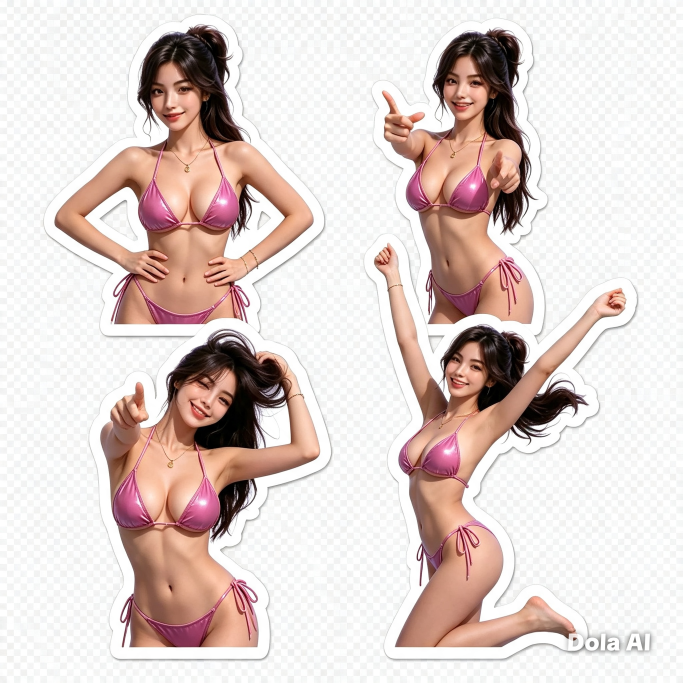
#> input picture app/src/main/assets/poses/stickers/1787663609455.png, 2048 x 2048 px (shown at 1/3 size)
$ python process_uploaded_stickers.py
#> lines starting #> are read from the running program, lines starting #| are printed output that depends on the picture; after the words box and inside, x2 and y2 are one past the last pixel; in counts of white or black regions, pixels touching at a corner belong together
#!/usr/bin/env python3
"""Process the user-uploaded single-character sticker PNGs.

Each uploaded file is a 2048x2048 RGB image of ONE pose on a solid background.
This script:
  1. Estimates the background colour as the median of all border pixels.
  2. Builds a foreground mask (RGB distance from bg > threshold).
  3. Keeps the largest connected component and fills interior holes.
  4. Feathers alpha slightly, tight-crops with padding.
  5. Resizes so the longest side is <= 512 px (sticker display size).
  6. Saves as app/src/main/assets/poses/stickers/pose_NNN.webp continuing from
     the highest existing pose number, and deletes the source PNG.

Requires: pillow, numpy, scipy.
"""
import glob
import os
import re

import numpy as np
from PIL import Image
from scipy import ndimage

STICKER_DIR = os.path.join(
    os.path.dirname(__file__), "..", "app", "src", "main", "assets", "poses", "stickers"
)
DIST_THRESHOLD = 45
PAD = 8
MAX_SIDE = 512


def next_pose_number(directory: str) -> int:
    highest = 0
    for f in os.listdir(directory):
        m = re.match(r"^pose_(\d+)\.webp$", f)
        if m:
            highest = max(highest, int(m.group(1)))
    return highest + 1


def process(path: str) -> np.ndarray:
    im = Image.open(path).convert("RGBA")
    rgba = np.asarray(im)
    rgb = rgba[..., :3].astype(np.int16)

    # 1) Background colour = median of border pixels
    border = np.concatenate([rgb[0, :, :], rgb[-1, :, :], rgb[:, 0], rgb[:, -1]])
    bg = np.median(border, axis=0)
#> bg = [249, 250, 250]

    # 2) Foreground mask
    dist = np.sqrt(((rgb - bg) ** 2).sum(axis=-1))
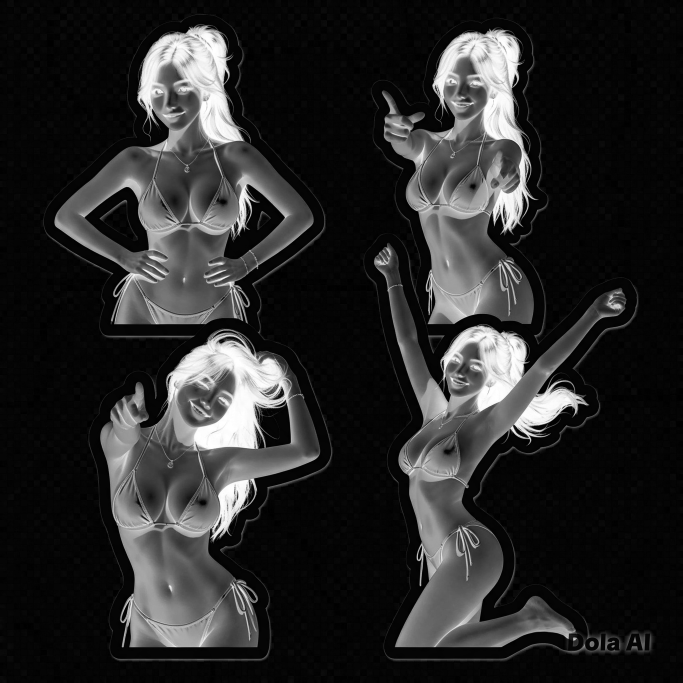
#> dist: shape (2048, 2048) float64 (shown at 1/3 size); min 0, max 432.4, mean 72.2; drawn with min black and max white
    fg = dist > DIST_THRESHOLD
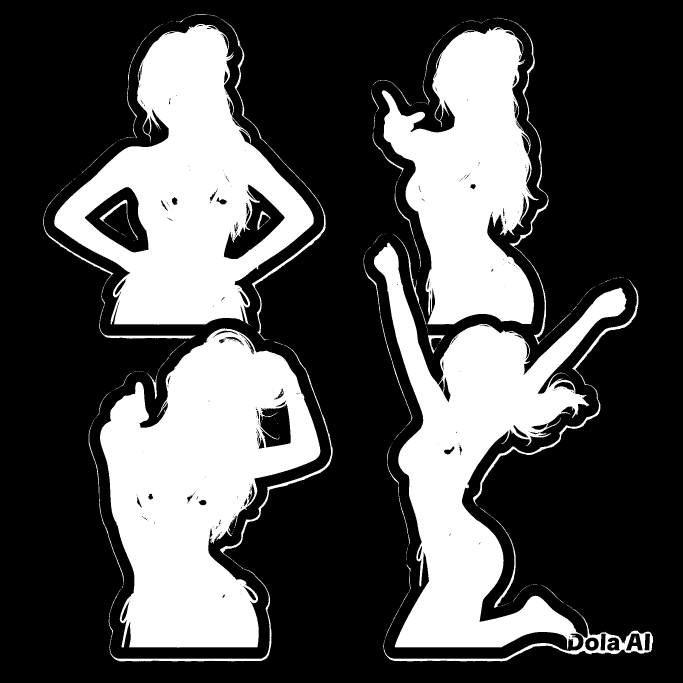
#> fg: shape (2048, 2048) bool (shown at 1/3 size); 31.4% white; 323 white regions (251 under 20 px), largest, box (x1, y1, x2, y2) and area: (300, 985, 961, 1943) 369233, (163, 72, 941, 975) 331013, (1122, 728, 1959, 1984) 323665

    # 3) Largest connected component only
    lab, n = ndimage.label(fg)
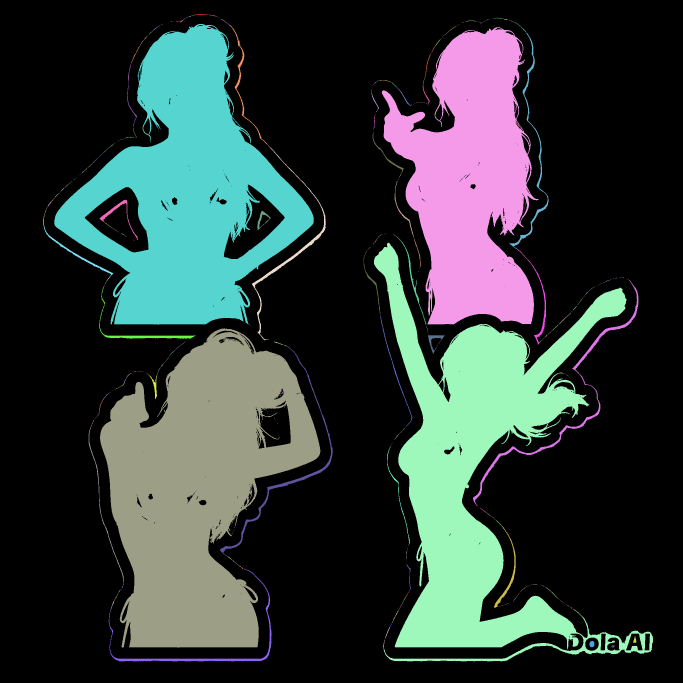
#> lab: shape (2048, 2048) int32 (shown at 1/3 size); 786 distinct labels, from 0 to 785; one colour per label, 0 black
#> n = 785
    if n > 1:
        sizes = ndimage.sum(fg, lab, range(1, n + 1))
#> sizes = 785 values, max 369165 at index 431, min 1 at index 14, mean 1679.1
        fg = lab == (int(sizes.argmax()) + 1)
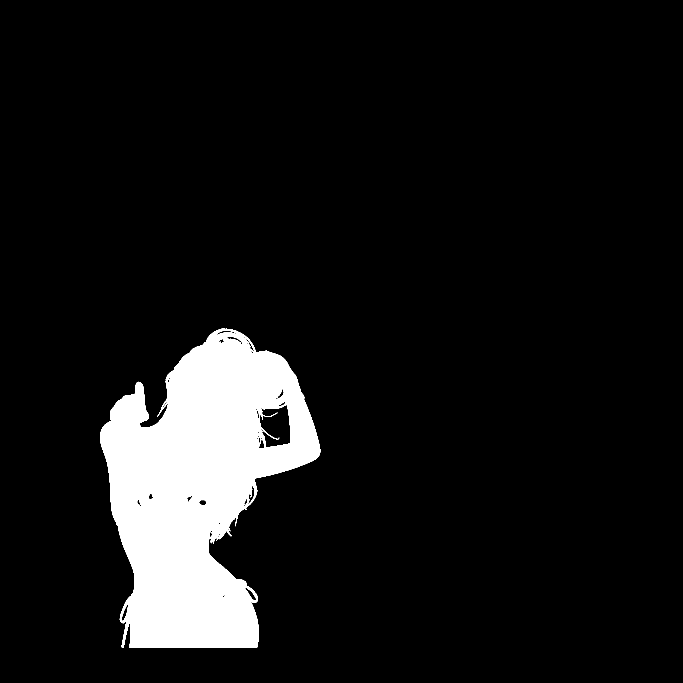
#> fg: shape (2048, 2048) bool (shown at 1/3 size); 8.8% white; 1 white region, box (x1, y1, x2, y2) and area: (300, 985, 961, 1943) 369165

    # 4) Fill interior holes
    fg = ndimage.binary_fill_holes(fg)
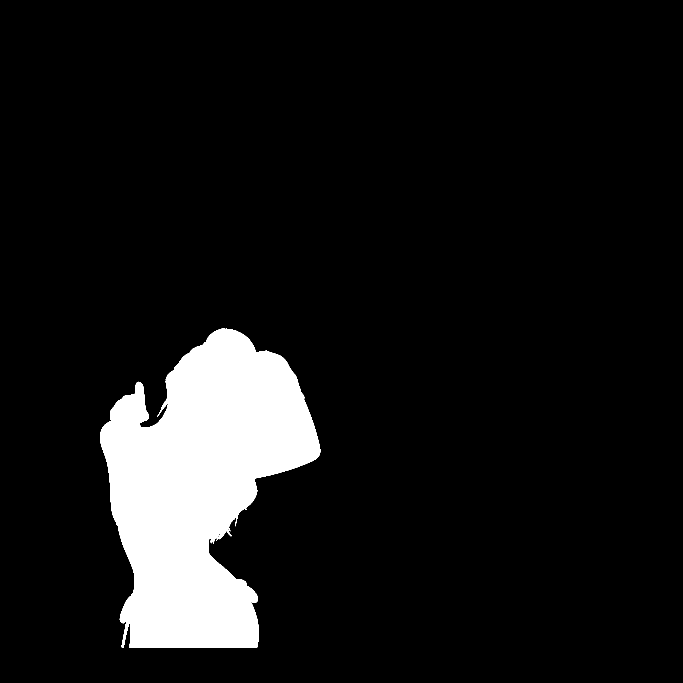
#> fg: shape (2048, 2048) bool (shown at 1/3 size); 9.1% white; 1 white region, box (x1, y1, x2, y2) and area: (300, 985, 961, 1943) 383090

    # 5) Feathered alpha
    alpha = ndimage.gaussian_filter(fg.astype(float), sigma=1.2)
    alpha = np.clip(alpha * 255, 0, 255).astype(np.uint8)

    ys, xs = np.where(alpha > 8)
    top, bottom = max(ys.min() - PAD, 0), min(ys.max() + PAD + 1, fg.shape[0])
#> top = 975; bottom = 1953
    left, right = max(xs.min() - PAD, 0), min(xs.max() + PAD + 1, fg.shape[1])
#> left = 290; right = 971

    out = np.dstack([rgba[..., :3].astype(np.uint8), alpha])[top:bottom, left:right]
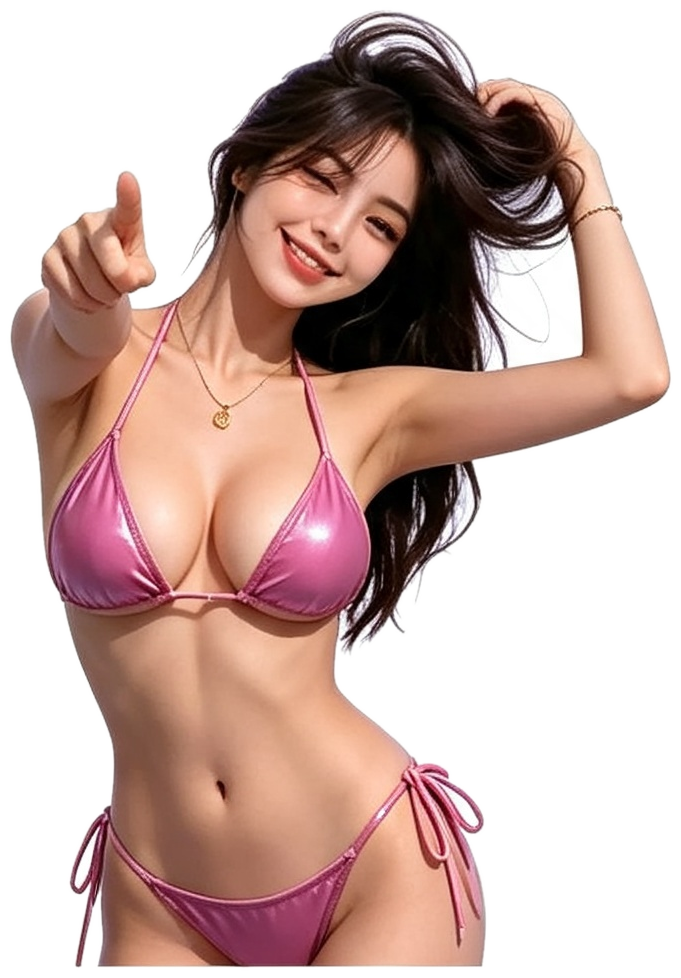
#> out: shape (978, 681, 4); mean R, G, B, A 200.8, 173.6, 167, 146.6; transparent parts drawn white

    # Resize so longest side <= MAX_SIDE
    h, w = out.shape[:2]
#> h = 978; w = 681
    scale = min(1.0, MAX_SIDE / max(h, w))
#> scale = 0.524
    if scale < 1.0:
        new_size = (max(1, int(w * scale)), max(1, int(h * scale)))
#> new_size = (356, 512)
        out = np.asarray(
            Image.fromarray(out, "RGBA").resize(new_size, Image.LANCZOS)
        )
#> out: shape (512, 356, 4)
    return out


def main():
    d = os.path.abspath(STICKER_DIR)
    pngs = sorted(glob.glob(os.path.join(d, "*.png")))
    print(f"found {len(pngs)} uploaded PNGs")
    num = next_pose_number(d)
    for p in pngs:
        try:
            arr = process(p)
        except Exception as e:
            print(f"  FAILED {os.path.basename(p)}: {e}")
            continue
        out_path = os.path.join(d, f"pose_{num:03d}.webp")
        Image.fromarray(arr, "RGBA").save(out_path, "WEBP", quality=88)
        kb = os.path.getsize(out_path) / 1024
        print(f"  {os.path.basename(p)} -> pose_{num:03d}.webp ({arr.shape[1]}x{arr.shape[0]}, {kb:.0f} KB)")
#|   1787663609455.png -> pose_001.webp (356x512, 37 KB)
        os.remove(p)
        num += 1
    print("done")


if __name__ == "__main__":
    main()
